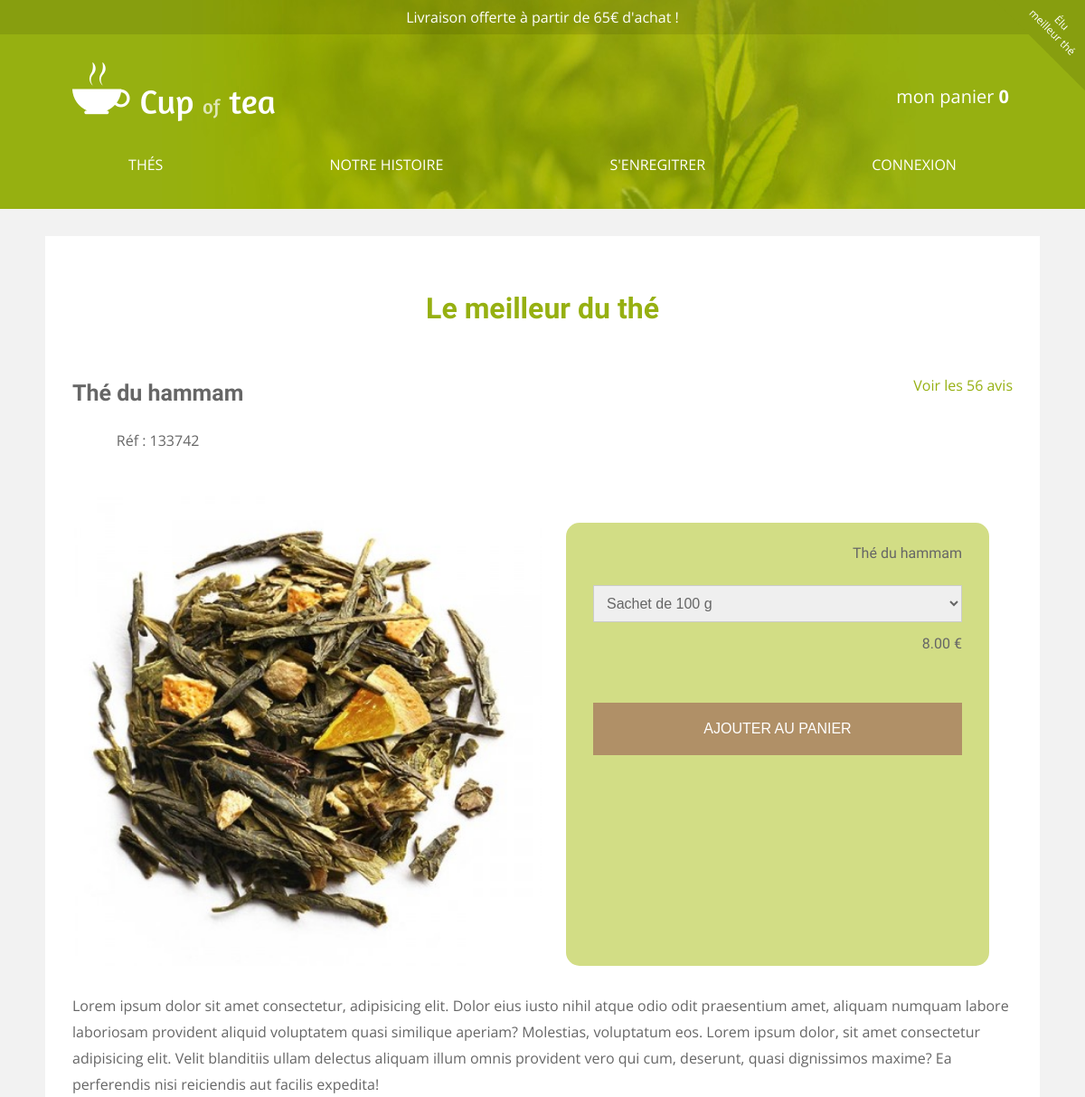
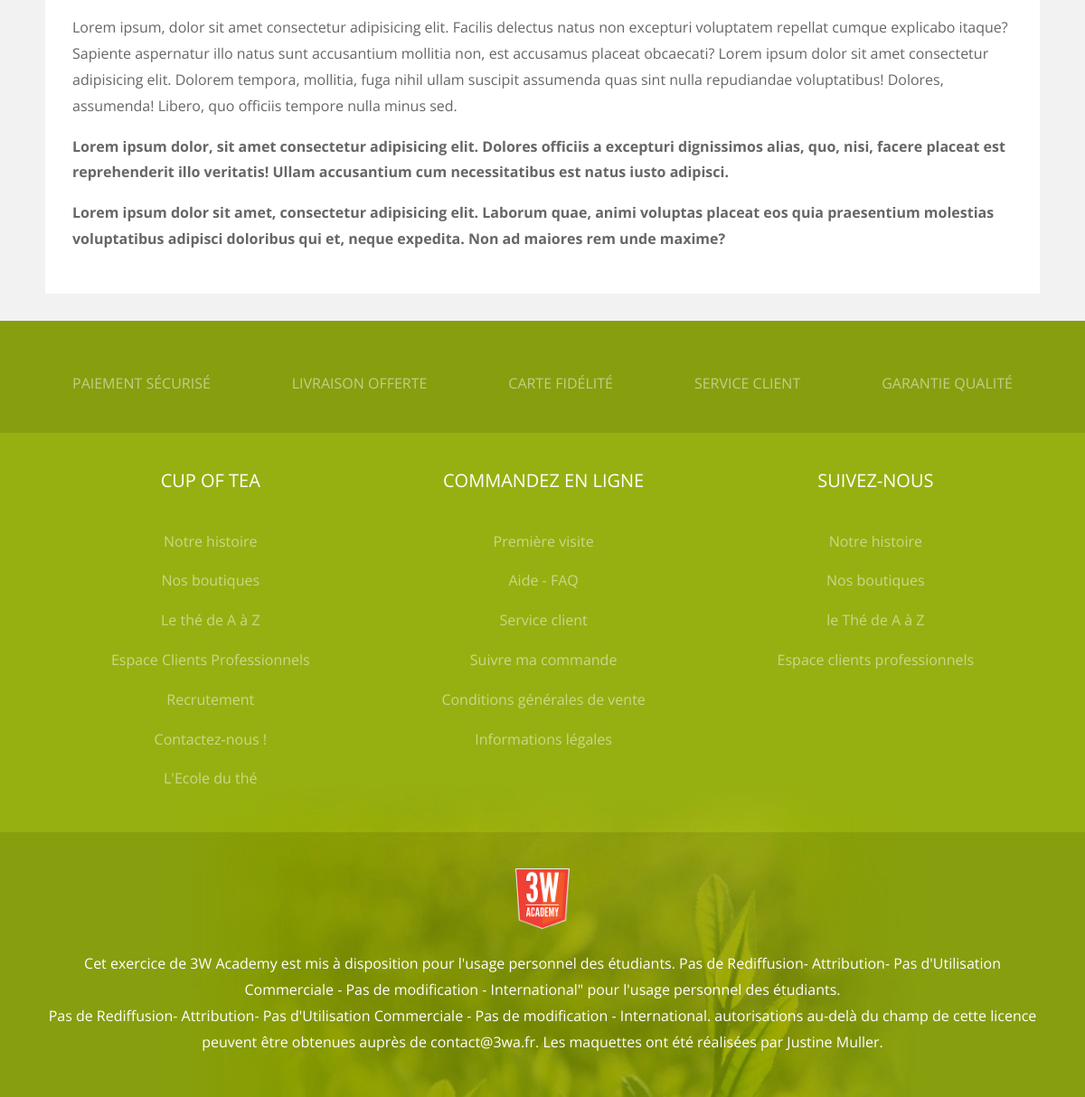
/index.php?action=product&pId=19, run on the app's committed database (2 pictures, top to bottom).
### tables this page shows
CREATE TABLE `product` (
  `id` int(11) NOT NULL,
  `name` varchar(255) NOT NULL,
  `content` text NOT NULL,
  `quantity` int(3) NOT NULL,
  `price` decimal(6,2) NOT NULL,
  `picture` varchar(255) NOT NULL,
  `category_id` int(11) NOT NULL,
  `date_creation` timestamp NOT NULL DEFAULT CURRENT_TIMESTAMP
);

### core/Autoloader.php (called while the page is built, shortened)
<?php
class Autoloader
{
    static function autoload($class){
        $class = str_replace(__NAMESPACE__. '\\','',$class);
        $class = str_replace('\\','/',$class);
        $directory = str_replace('/Core','',__DIR__);
    }
}

### core/Connect.php (called while the page is built, shortened)
<?php
abstract class Connect{
    protected string $_host       = 'localhost';
    protected string $_dbName     = 'Cup0ftea';
    protected string $_user       = 'root';
    protected string $_password   = 'root';
    public function connexion(){
        try{
                $pdo = new PDO('mysql:host='.$this->_host.';dbname='.$this->_dbName,$this->_user,$this->_password);
                $pdo->setAttribute(PDO::ATTR_ERRMODE, PDO::ERRMODE_EXCEPTION);
                $pdo->exec('SET NAMES UTF8');
                return $pdo;
        }catch(Exception $e){
            echo '<br>le fichier d\' erreur est : '.$e->getFile().' veuillez contacter l administrateur';
        }
    }
}

### models/Product.php (called while the page is built, shortened)
<?php
class Product extends Connect{
    protected object $_pdo;
    public function __construct(){
        $this->_pdo = $this->connexion();
    }
    public function findOne($productId){
        $sql = "SELECT `id`, `name`, `content`, `quantity`, `price`, `picture`, `category_id`, `date_creation`
                FROM `product`
                WHERE `id` = :product_id";
        $q = $this->_pdo->prepare($sql);
        $q->execute([
                    'product_id' => $productId
                    ]);
        return $q->fetch(PDO::FETCH_ASSOC);
    }
}

### views/product.php (the view, shortened to what this page needs)
<main id="product">
    <section>
        <div class="container">
            <h1>Le meilleur du thé</h1>
            <article>
                <div>
                    <div>
                        <h2><?= $product['name'] ?></h2>
                        <p>Réf : 133742</p>
                    </div>
                    <div>
                        <a href="#">Voir les 56 avis</a>
                    </div>
                </div>
                <div>
                    <img src="public/img/product/<?= $product['picture'] ?>" alt="<?= $product['name'] ?>">
                    <form action="#" method="post">
                        <div>
                            <p id="product-name"><?= $product['name'] ?></p>
                        </div>
                        <div>
                            <select id="quantities" name="quantity">
                                <option data-price="9,00€" value="100">Sachet de 100 g</option>
                            </select>
                        </div>
                        <div>
                            <p id="price"><span><?= $product['price'] ?></span> €</p>
                        </div>
                        <div>
                            <button class="btn" id="add-product" type="submit">Ajouter au panier</button>
                        </div>
                    </form>
                </div>
                <p>
                    Lorem ipsum dolor sit amet consectetur, adipisicing elit. Dolor eius iusto nihil atque odio odit praesentium amet, aliquam numquam labore laboriosam provident aliquid voluptatem quasi similique aperiam? Molestias, voluptatum eos. Lorem ipsum dolor, sit amet consectetur adipisicing elit. Velit blanditiis ullam delectus aliquam illum omnis provident vero qui cum, deserunt, quasi dignissimos maxime? Ea perferendis nisi reiciendis aut facilis expedita!
                </p>
                <p>
                    Lorem ipsum, dolor sit amet consectetur adipisicing elit. Facilis delectus natus non excepturi voluptatem repellat cumque explicabo itaque? Sapiente aspernatur illo natus sunt accusantium mollitia non, est accusamus placeat obcaecati? Lorem ipsum dolor sit amet consectetur adipisicing elit. Dolorem tempora, mollitia, fuga nihil ullam suscipit assumenda quas sint nulla repudiandae voluptatibus! Dolores, assumenda! Libero, quo officiis tempore nulla minus sed.
                </p>
                <p>
                    Lorem ipsum dolor, sit amet consectetur adipisicing elit. Dolores officiis a excepturi dignissimos alias, quo, nisi, facere placeat est reprehenderit illo veritatis! Ullam accusantium cum necessitatibus est natus iusto adipisci.
                </p>
                <p>
                    Lorem ipsum dolor sit amet, consectetur adipisicing elit. Laborum quae, animi voluptas placeat eos quia praesentium molestias voluptatibus adipisci doloribus qui et, neque expedita. Non ad maiores rem unde maxime?
                </p>
            </article>
        </div>
    </section>
</main>

### public/css/style.css (style rules this page uses)
:root { --bg-header-footer: #96B011 url(../img/bg.jpg) no-repeat bottom; --bg-section: #fff; }
* { box-sizing: border-box; outline: none; }
html { font-size: 62.5%; }
body { background-color: #f2f2f2; color: #666; font-family: 'Open Sans', sans-serif; font-size: 1.6rem; }
.container { margin: 0 auto; max-width: 1100px; }
section { margin-bottom: 30px; }
section div.container { background: var(--bg-section); padding:30px; }
h1, h2, h3, h4 { color: #96B011; font-family: 'Amaranth', sans-serif; text-align: center; }
h1 { font-size: 3.2rem; }
h2 { font-size: 2.5rem; }
main, footer { line-height: 1.8; }
.btn { background-color: #B09067; color: #fff; display: inline-block; margin: 20px 0; padding: 20px; text-decoration: none; text-transform: uppercase; }
#product article { text-align: center; }
#product article h2, #product article h3 { color: #666; }
#product article h2 { margin-bottom: 0; }
#product article a { color: #96B011; display: block; text-decoration: none; }
#product article img { width: 100% }
#product article > p { text-align: left; }
#product article > p:nth-of-type(3), #product article > p:last-of-type { font-weight: bold; }
#product form select { border: 1px solid #ccc; color: #666; padding: 10px; width: 100% }
#product form button { border: 0; display: inline-block; width: 100%; }
@media screen and (min-width: 768px) { #product article > div { display: flex; justify-content: space-between; } }
@media screen and (min-width: 768px) { #product article > div:first-of-type div:last-of-type { margin-top: 20px; } }
@media screen and (min-width: 768px) { #product article > div:nth-of-type(2) { margin: 30px 0; } }
@media screen and (min-width: 768px) { #product article img { flex-basis: 50%; } }
@media screen and (min-width: 768px) { #product article form { flex-basis: 45%; margin-top: 30px; } }
@media screen and (min-width: 768px) { #product article form p, #product article form a { text-align: right; } }
@media screen and (min-width: 768px) { #product form button { margin-top: 40px; } }
form { width :700px; margin: 0 auto; background-color :#d2dd85; padding :10px; border-radius:15px; }
form div { display:flex; justify-content: space-between; margin : 10px 20px; }
a { text-decoration:none; }
#product form p { border: 0; font-family: 'Amaranth', sans-serif; margin: 0; text-align: center; width: 100% }

### data on the page
product: name "Thé du hammam", picture (picture), price "8.00"
